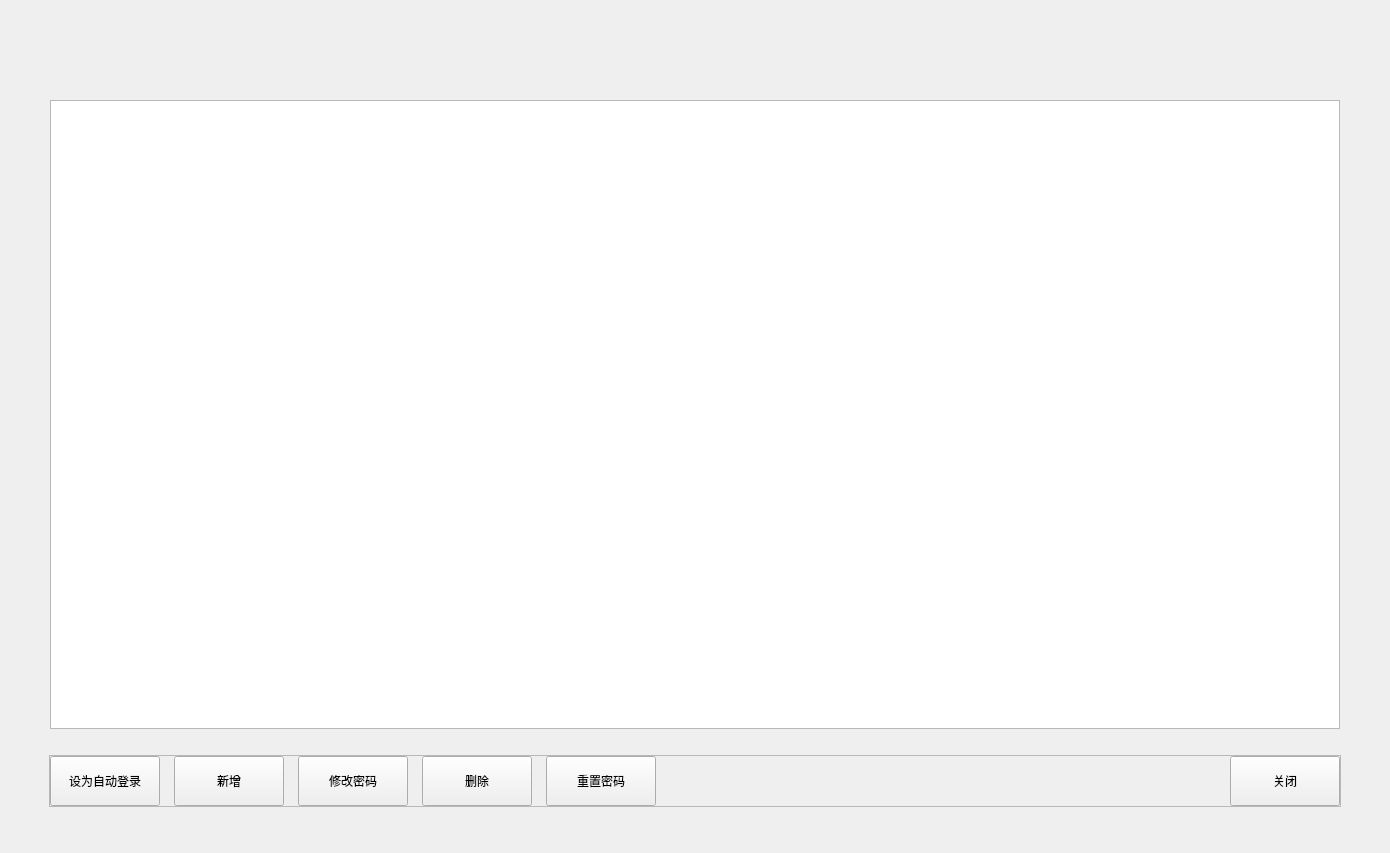
<?xml version="1.0" encoding="UTF-8"?>
<ui version="4.0">
 <class>UserMngDlg</class>
 <widget class="BaseDlg" name="UserMngDlg">
  <property name="geometry">
   <rect>
    <x>0</x>
    <y>0</y>
    <width>1390</width>
    <height>853</height>
   </rect>
  </property>
  <property name="windowTitle">
   <string>UserMngDlg</string>
  </property>
  <widget class="QTableWidget" name="UserTbl">
   <property name="geometry">
    <rect>
     <x>50</x>
     <y>100</y>
     <width>1290</width>
     <height>629</height>
    </rect>
   </property>
   <property name="styleSheet">
    <string notr="true">QScrollBar::handle:vertical  {
    margin: 46px 3px 3px 2px;
}</string>
   </property>
   <property name="horizontalScrollMode">
    <enum>QAbstractItemView::ScrollPerPixel</enum>
   </property>
   <property name="showGrid">
    <bool>false</bool>
   </property>
   <attribute name="horizontalHeaderHighlightSections">
    <bool>false</bool>
   </attribute>
   <attribute name="horizontalHeaderStretchLastSection">
    <bool>true</bool>
   </attribute>
   <attribute name="verticalHeaderDefaultSectionSize">
    <number>45</number>
   </attribute>
  </widget>
  <widget class="QFrame" name="line_v">
   <property name="geometry">
    <rect>
     <x>50</x>
     <y>100</y>
     <width>1</width>
     <height>629</height>
    </rect>
   </property>
   <property name="frameShape">
    <enum>QFrame::StyledPanel</enum>
   </property>
   <property name="frameShadow">
    <enum>QFrame::Raised</enum>
   </property>
   <property name="lines" stdset="0">
    <string>solid</string>
   </property>
  </widget>
  <widget class="QFrame" name="line_h">
   <property name="geometry">
    <rect>
     <x>50</x>
     <y>100</y>
     <width>1290</width>
     <height>1</height>
    </rect>
   </property>
   <property name="frameShape">
    <enum>QFrame::StyledPanel</enum>
   </property>
   <property name="frameShadow">
    <enum>QFrame::Raised</enum>
   </property>
   <property name="lines" stdset="0">
    <string>solid</string>
   </property>
  </widget>
  <widget class="QFrame" name="line_h_2">
   <property name="geometry">
    <rect>
     <x>50</x>
     <y>728</y>
     <width>1290</width>
     <height>1</height>
    </rect>
   </property>
   <property name="frameShape">
    <enum>QFrame::StyledPanel</enum>
   </property>
   <property name="frameShadow">
    <enum>QFrame::Raised</enum>
   </property>
   <property name="lines" stdset="0">
    <string>solid</string>
   </property>
  </widget>
  <widget class="QFrame" name="line_v_2">
   <property name="geometry">
    <rect>
     <x>1339</x>
     <y>100</y>
     <width>1</width>
     <height>629</height>
    </rect>
   </property>
   <property name="frameShape">
    <enum>QFrame::StyledPanel</enum>
   </property>
   <property name="frameShadow">
    <enum>QFrame::Raised</enum>
   </property>
   <property name="lines" stdset="0">
    <string>solid</string>
   </property>
  </widget>
  <widget class="QFrame" name="BottomFrame">
   <property name="geometry">
    <rect>
     <x>49</x>
     <y>755</y>
     <width>1292</width>
     <height>52</height>
    </rect>
   </property>
   <property name="minimumSize">
    <size>
     <width>1292</width>
     <height>52</height>
    </size>
   </property>
   <property name="maximumSize">
    <size>
     <width>1292</width>
     <height>52</height>
    </size>
   </property>
   <property name="frameShape">
    <enum>QFrame::StyledPanel</enum>
   </property>
   <property name="frameShadow">
    <enum>QFrame::Raised</enum>
   </property>
   <layout class="QHBoxLayout" name="horizontalLayout" stretch="0,0,0,0,0,1,0">
    <property name="spacing">
     <number>14</number>
    </property>
    <property name="leftMargin">
     <number>0</number>
    </property>
    <property name="topMargin">
     <number>0</number>
    </property>
    <property name="rightMargin">
     <number>0</number>
    </property>
    <property name="bottomMargin">
     <number>0</number>
    </property>
    <item>
     <widget class="QPushButton" name="AutoLoginBtn">
      <property name="minimumSize">
       <size>
        <width>110</width>
        <height>50</height>
       </size>
      </property>
      <property name="maximumSize">
       <size>
        <width>16777215</width>
        <height>50</height>
       </size>
      </property>
      <property name="text">
       <string>设为自动登录</string>
      </property>
      <property name="buttons" stdset="0">
       <string notr="true">btn_dlg</string>
      </property>
     </widget>
    </item>
    <item>
     <widget class="QPushButton" name="AddBtn">
      <property name="minimumSize">
       <size>
        <width>110</width>
        <height>50</height>
       </size>
      </property>
      <property name="maximumSize">
       <size>
        <width>16777215</width>
        <height>50</height>
       </size>
      </property>
      <property name="text">
       <string>新增</string>
      </property>
      <property name="buttons" stdset="0">
       <string notr="true">btn_dlg</string>
      </property>
     </widget>
    </item>
    <item>
     <widget class="QPushButton" name="ModifyBtn">
      <property name="minimumSize">
       <size>
        <width>110</width>
        <height>50</height>
       </size>
      </property>
      <property name="maximumSize">
       <size>
        <width>200</width>
        <height>50</height>
       </size>
      </property>
      <property name="text">
       <string>修改密码</string>
      </property>
      <property name="buttons" stdset="0">
       <string notr="true">btn_dlg</string>
      </property>
     </widget>
    </item>
    <item>
     <widget class="QPushButton" name="DelBtn">
      <property name="minimumSize">
       <size>
        <width>110</width>
        <height>50</height>
       </size>
      </property>
      <property name="maximumSize">
       <size>
        <width>16777215</width>
        <height>50</height>
       </size>
      </property>
      <property name="text">
       <string>删除</string>
      </property>
      <property name="buttons" stdset="0">
       <string notr="true">btn_dlg</string>
      </property>
     </widget>
    </item>
    <item>
     <widget class="QPushButton" name="ResetPasswordBtn">
      <property name="minimumSize">
       <size>
        <width>110</width>
        <height>50</height>
       </size>
      </property>
      <property name="maximumSize">
       <size>
        <width>16777215</width>
        <height>50</height>
       </size>
      </property>
      <property name="text">
       <string>重置密码</string>
      </property>
      <property name="buttons" stdset="0">
       <string notr="true">btn_dlg</string>
      </property>
     </widget>
    </item>
    <item>
     <spacer name="horizontalSpacer">
      <property name="orientation">
       <enum>Qt::Horizontal</enum>
      </property>
      <property name="sizeHint" stdset="0">
       <size>
        <width>567</width>
        <height>20</height>
       </size>
      </property>
     </spacer>
    </item>
    <item>
     <widget class="QPushButton" name="CloseBtn">
      <property name="minimumSize">
       <size>
        <width>110</width>
        <height>50</height>
       </size>
      </property>
      <property name="maximumSize">
       <size>
        <width>16777215</width>
        <height>50</height>
       </size>
      </property>
      <property name="text">
       <string>关闭</string>
      </property>
      <property name="buttons" stdset="0">
       <string notr="true">btn_dlg</string>
      </property>
     </widget>
    </item>
   </layout>
  </widget>
  <zorder>BottomFrame</zorder>
  <zorder>UserTbl</zorder>
  <zorder>line_v</zorder>
  <zorder>line_h</zorder>
  <zorder>line_h_2</zorder>
  <zorder>line_v_2</zorder>
 </widget>
 <layoutdefault spacing="6" margin="11"/>
 <customwidgets>
  <customwidget>
   <class>BaseDlg</class>
   <extends>QWidget</extends>
   <header>shared/basedlg.h</header>
   <container>1</container>
  </customwidget>
 </customwidgets>
 <resources/>
 <connections/>
</ui>
